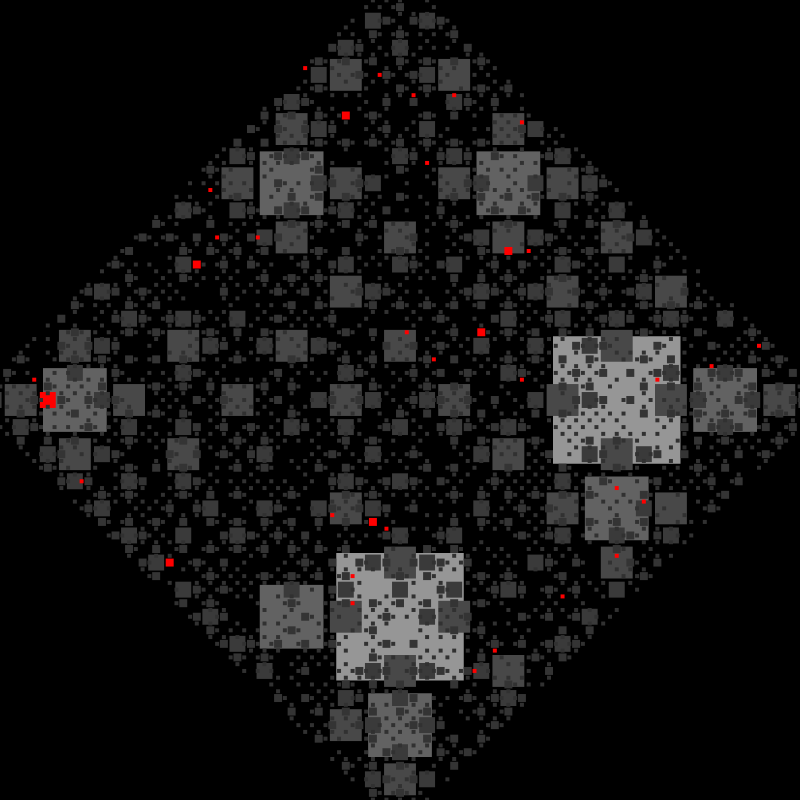
Frame 1 (no input)
Frame 60 (the mouse pressed at the canvas centre just before this capture): identical to frame 1, image omitted
Frame 120 (the mouse held since frame 60 and released just before this capture): identical to frame 1, image omitted

The Processing sketch that drew this single still picture (run headless with seeded random() and noise(); from frame 60 on, the mouse is pressed at the canvas centre):

// Processing sketch: s035_recursive_rectangles
// ── s035_recursive_rectangles.pde
// The arguments of a recursive function act as the "genes".
// Each new generation is created based on those arguments,
// slightly modifying them.

// In this case, for instance, each new generation is smaller
// than the previous one, and is located around the parent.

// A function that draws a rectangle, and then
// calls itself to draw more rectangles on the left, right,
// below and above the current rectangle.
void recursiveRect(float cx, float cy, float side) {
  // Draw the current rectangle only in 60% of the cases.
  // Otherwise don't draw it (missing rectangle)
  if (random(100) < 60) {
    
    // 1% chance of the rectangle being red
    if(random(100) < 1) {
      fill(255, 0, 0);
    } else {
      // if not red, map the size of the rectangle to a grayscale
      // value. The initial rectangle, of size 255, maps to white (255).
      // The smallest rectangle, of size 5, maps to dark gray (50).
      float grayValue = map(side, 255, 5, 255, 50);
      fill(grayValue);
    }
    rect(cx, cy, side, side);
  }
  // If the rectangle we just drew is large enough, draw 4 rectangles
  // around it.
  if (side > 5) {
    recursiveRect(cx + side * 0.85, cy, side * 0.5); // R
    recursiveRect(cx - side * 0.85, cy, side * 0.5); // L
    recursiveRect(cx, cy + side * 0.85, side * 0.5); // B
    recursiveRect(cx, cy - side * 0.85, side * 0.5); // T
  }
}

void setup() {
  size(800, 800);
  background(0);
  noStroke();

  rectMode(CENTER);  
  recursiveRect(width/2, height/2, 255);
}

void draw() {
}

void keyPressed() {
  if(key == 's') {
    save(System.currentTimeMillis() + ".png");
  }
}
